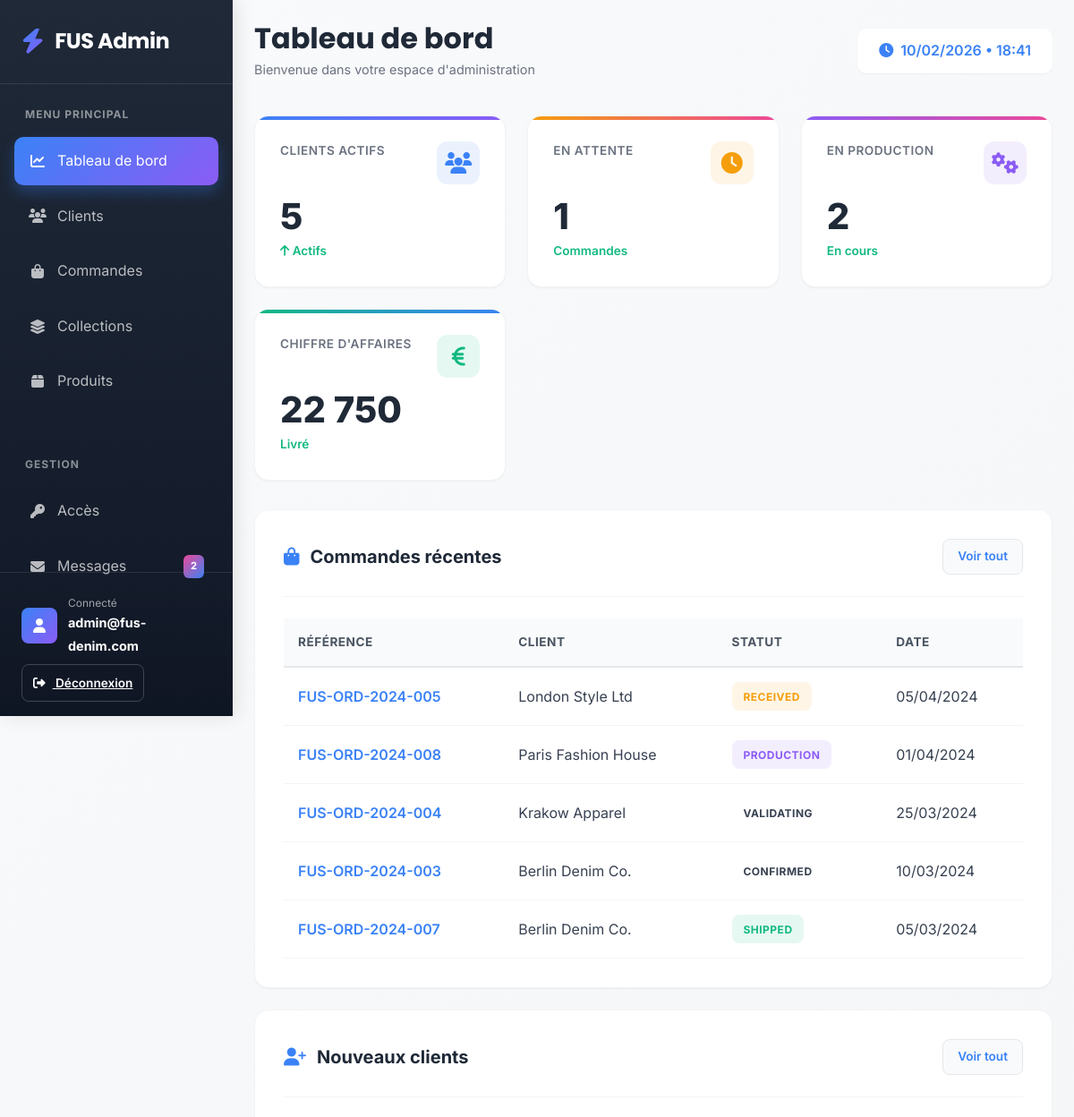
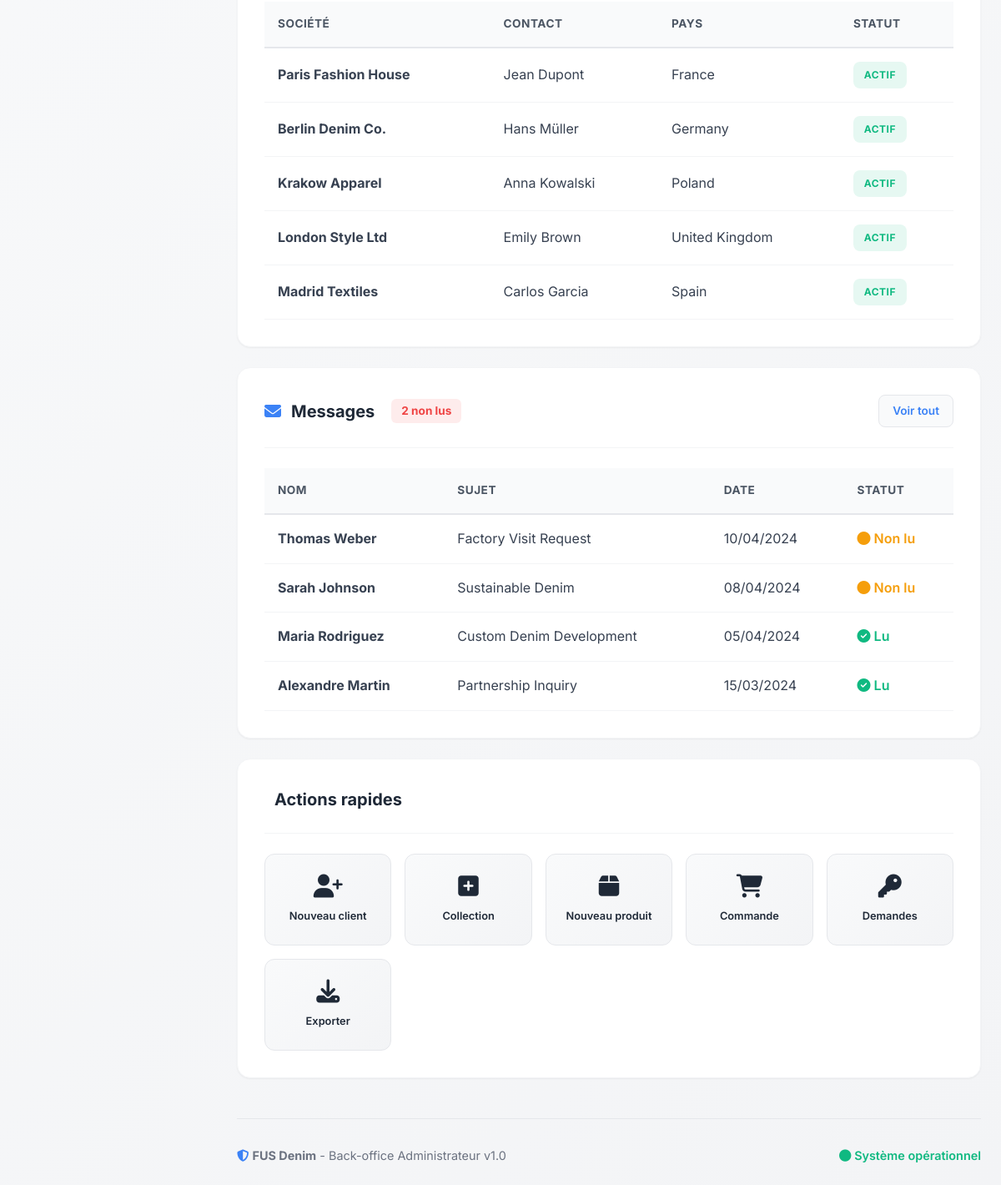
/dashboard.php (signed in), run on the app's committed database (2 pictures, top to bottom).
### tables this page shows
CREATE TABLE IF NOT EXISTS users (
    id INT PRIMARY KEY AUTO_INCREMENT,
    email VARCHAR(255) UNIQUE NOT NULL,
    password VARCHAR(255) NOT NULL,
    company_name VARCHAR(255),
    country VARCHAR(100),
    contact_person VARCHAR(255),
    phone VARCHAR(50),
    role ENUM('admin', 'client') DEFAULT 'client',
    is_active BOOLEAN DEFAULT TRUE,
    created_at TIMESTAMP DEFAULT CURRENT_TIMESTAMP,
    INDEX idx_email (email),
    INDEX idx_role (role),
    INDEX idx_active (is_active)
);

CREATE TABLE IF NOT EXISTS orders (
    id INT PRIMARY KEY AUTO_INCREMENT,
    client_id INT,
    reference VARCHAR(100) UNIQUE,
    status ENUM('received', 'validating', 'confirmed', 'production', 'shipped') DEFAULT 'received',
    total_items INT,
    total_value DECIMAL(10,2) DEFAULT 0.00,
    notes TEXT,
    shipping_address TEXT,
    estimated_delivery DATE,
    actual_delivery DATE,
    created_at TIMESTAMP DEFAULT CURRENT_TIMESTAMP,
    updated_at TIMESTAMP DEFAULT CURRENT_TIMESTAMP ON UPDATE CURRENT_TIMESTAMP,
    FOREIGN KEY (client_id) REFERENCES users(id) ON DELETE CASCADE,
    INDEX idx_client (client_id),
    INDEX idx_status (status),
    INDEX idx_reference_order (reference),
    INDEX idx_created (created_at)
);

CREATE TABLE IF NOT EXISTS contact_messages (
    id INT PRIMARY KEY AUTO_INCREMENT,
    name VARCHAR(255) NOT NULL,
    email VARCHAR(255) NOT NULL,
    subject VARCHAR(255),
    message TEXT NOT NULL,
    is_read BOOLEAN DEFAULT FALSE,
    submitted_at TIMESTAMP DEFAULT CURRENT_TIMESTAMP,
    INDEX idx_email_msg (email),
    INDEX idx_read (is_read),
    INDEX idx_submitted (submitted_at)
);

### dashboard.php (the view, shortened to what this page needs)
<?php
$database = new Database();
$conn = $database->getConnection();
$stats = [];
$result = $conn->query("SELECT COUNT(*) as count FROM users WHERE role = 'client' AND is_active = 1");
$stats['active_clients'] = $result->fetch_assoc()['count'];
$result = $conn->query("SELECT COUNT(*) as count FROM orders WHERE status = 'received'");
$stats['pending_orders'] = $result->fetch_assoc()['count'];
$result = $conn->query("SELECT COUNT(*) as count FROM orders WHERE status = 'production'");
$stats['production_orders'] = $result->fetch_assoc()['count'];
$result = $conn->query("SELECT COUNT(*) as count FROM access_requests WHERE status = 'pending'");
$stats['access_requests'] = $result->fetch_assoc()['count'];
$result = $conn->query("SELECT COUNT(*) as count FROM contact_messages WHERE is_read = 0");
$stats['unread_messages'] = $result->fetch_assoc()['count'];
$result = $conn->query("SELECT SUM(total_value) as total FROM orders WHERE status = 'shipped'");
$stats['total_revenue'] = $result->fetch_assoc()['total'] ?: 0;
$result = $conn->query("
    SELECT o.*, u.company_name
    FROM orders o
    JOIN users u ON o.client_id = u.id
    ORDER BY o.created_at DESC
    LIMIT 5
");
$recent_orders = [];
if ($result) {
    while($row = $result->fetch_assoc()) {
        $recent_orders[] = $row;
    }
}
$result = $conn->query("SELECT * FROM contact_messages ORDER BY submitted_at DESC LIMIT 5");
$recent_messages = [];
if ($result) {
    while($row = $result->fetch_assoc()) {
        $recent_messages[] = $row;
    }
}
$result = $conn->query("SELECT * FROM users WHERE role = 'client' ORDER BY created_at DESC LIMIT 5");
$recent_clients = [];
if ($result) {
    while($row = $result->fetch_assoc()) {
        $recent_clients[] = $row;
    }
}
?>
<!DOCTYPE html>
<html lang="fr">
<head>
    <link href="https://cdn.jsdelivr.net/npm/bootstrap@5.3.0-alpha1/dist/css/bootstrap.min.css" rel="stylesheet">
    <link rel="stylesheet" href="https://cdnjs.cloudflare.com/ajax/libs/font-awesome/6.4.0/css/all.min.css">
</head>
<body>
    <div class="sidebar">
        <div class="logo">
            <i class="fas fa-bolt"></i>
            <h2>FUS Admin</h2>
        </div>
        <div class="nav-section">
            <div class="nav-label">Menu Principal</div>
            <a href="dashboard.php" class="nav-item active">
                <i class="fas fa-chart-line"></i>
                <span>Tableau de bord</span>
            </a>
            <a href="clients.php" class="nav-item">
                <i class="fas fa-users"></i>
                <span>Clients</span>
            </a>
            <a href="order.php" class="nav-item">
                <i class="fas fa-shopping-bag"></i>
                <span>Commandes</span>
            </a>
            <a href="collection.php" class="nav-item">
                <i class="fas fa-layer-group"></i>
                <span>Collections</span>
            </a>
            <a href="products.php" class="nav-item">
                <i class="fas fa-box"></i>
                <span>Produits</span>
            </a>
        </div>
        <div class="nav-section">
            <div class="nav-label">Gestion</div>
            <a href="access_requests.php" class="nav-item">
                <i class="fas fa-key"></i>
                <span>Accès</span>
            </a>
            <a href="messages.php" class="nav-item">
                <i class="fas fa-envelope"></i>
                <span>Messages</span>
                <?php if ($stats['unread_messages'] > 0): ?>
                <span class="nav-badge"><?php echo $stats['unread_messages']; ?></span>
                <?php endif; ?>
            </a>
        </div>
        <div class="sidebar-user">
            <div class="user-card">
                <div class="user-avatar">
                    <i class="fas fa-user"></i>
                </div>
                <div class="user-info">
                    <small>Connecté</small>
                    <strong><?php echo htmlspecialchars(substr($_SESSION['user_email'], 0, 20)); ?></strong>
                </div>
            </div>
            <a href="login.php?action=logout" class="logout-btn">
                <i class="fas fa-sign-out-alt me-2"></i> Déconnexion
            </a>
        </div>
    </div>
    <div class="main-content">
        <div class="header">
            <div class="header-title">
                <h1>Tableau de bord</h1>
                <p>Bienvenue dans votre espace d'administration</p>
            </div>
            <div class="header-actions">
                <div class="time-display">
                </div>
            </div>
        </div>
        <div class="stats-grid">
            <div class="stat-box">
                <div class="stat-header">
                    <div class="stat-label">Clients actifs</div>
                    <div class="stat-icon">
                        <i class="fas fa-users"></i>
                    </div>
                </div>
                <div class="stat-value"><?php echo $stats['active_clients']; ?></div>
                <div class="stat-trend"><i class="fas fa-arrow-up"></i> Actifs</div>
            </div>
            <div class="stat-box">
                <div class="stat-header">
                    <div class="stat-label">En attente</div>
                    <div class="stat-icon">
                        <i class="fas fa-clock"></i>
                    </div>
                </div>
                <div class="stat-value"><?php echo $stats['pending_orders']; ?></div>
                <div class="stat-trend">Commandes</div>
            </div>
            <div class="stat-box">
                <div class="stat-header">
                    <div class="stat-label">En production</div>
                    <div class="stat-icon">
                        <i class="fas fa-cogs"></i>
                    </div>
                </div>
                <div class="stat-value"><?php echo $stats['production_orders']; ?></div>
                <div class="stat-trend">En cours</div>
            </div>
            <div class="stat-box">
                <div class="stat-header">
                    <div class="stat-label">Chiffre d'affaires</div>
                    <div class="stat-icon">
                        <i class="fas fa-euro-sign"></i>
                    </div>
                </div>
                <div class="stat-value"><?php echo number_format($stats['total_revenue'], 0, ',', ' '); ?></div>
                <div class="stat-trend">Livré</div>
            </div>
        </div>
        <div class="content-grid">
            <div class="card-modern">
                <div class="card-header">
                    <div class="card-title">
                        <i class="fas fa-shopping-bag"></i> Commandes récentes
                    </div>
                    <a href="orders.php" class="card-action">Voir tout</a>
                </div>
                <?php if (!empty($recent_orders)): ?>
                <div class="table-wrapper">
                    <table class="table-modern">
                        <thead>
                            <tr>
                                <th>Référence</th>
                                <th>Client</th>
                                <th>Statut</th>
                                <th>Date</th>
                            </tr>
                        </thead>
                        <tbody>
                            <?php foreach($recent_orders as $order): ?>
                            <tr>
                                <td>
                                    <a href="order_view.php?id=<?php echo $order['id']; ?>">
                                        <?php echo htmlspecialchars($order['reference']); ?>
                                    </a>
                                </td>
                                <td><?php echo htmlspecialchars(substr($order['company_name'], 0, 25)); ?></td>
                                <td>
                                    <span class="status-badge badge-<?php echo $order['status']; ?>">
                                        <?php echo ucfirst($order['status']); ?>
                                    </span>
                                </td>
                                <td><?php echo date('d/m/Y', strtotime($order['created_at'])); ?></td>
                            </tr>
                            <?php endforeach; ?>
                        </tbody>
                    </table>
                </div>
                <?php endif; ?>
            </div>
            <div class="card-modern">
                <div class="card-header">
                    <div class="card-title">
                        <i class="fas fa-user-plus"></i> Nouveaux clients
                    </div>
                    <a href="clients.php" class="card-action">Voir tout</a>
                </div>
                <?php if (!empty($recent_clients)): ?>
                <div class="table-wrapper">
                    <table class="table-modern">
                        <thead>
                            <tr>
                                <th>Société</th>
                                <th>Contact</th>
                                <th>Pays</th>
                                <th>Statut</th>
                            </tr>
                        </thead>
                        <tbody>
                            <?php foreach($recent_clients as $client): ?>
                            <tr>
                                <td><strong><?php echo htmlspecialchars(substr($client['company_name'], 0, 25)); ?></strong></td>
                                <td><?php echo htmlspecialchars(substr($client['contact_person'], 0, 20)); ?></td>
                                <td><?php echo htmlspecialchars($client['country']); ?></td>
                                <td>
                                    <span class="status-badge <?php echo $client['is_active'] ? 'badge-active' : 'badge-inactive'; ?>">
                                        <?php echo $client['is_active'] ? 'Actif' : 'Inactif'; ?>
                                    </span>
                                </td>
                            </tr>
                            <?php endforeach; ?>
                        </tbody>
                    </table>
                </div>
                <?php endif; ?>
            </div>
            <div class="card-modern">
                <div class="card-header">
                    <div class="card-title">
                        <i class="fas fa-envelope"></i> Messages
                        <?php if ($stats['unread_messages'] > 0): ?>
                        <span style="margin-left: 0.5rem; padding: 0.25rem 0.75rem; background: rgba(239, 68, 68, 0.1); color: #EF4444; border-radius: 6px; font-size: 0.85rem; font-weight: 700;">
                            <?php echo $stats['unread_messages']; ?> non lus
                        </span>
                        <?php endif; ?>
                    </div>
                    <a href="messages.php" class="card-action">Voir tout</a>
                </div>
                <?php if (!empty($recent_messages)): ?>
                <div class="table-wrapper">
                    <table class="table-modern">
                        <thead>
                            <tr>
                                <th>Nom</th>
                                <th>Sujet</th>
                                <th>Date</th>
                                <th>Statut</th>
                            </tr>
                        </thead>
                        <tbody>
                            <?php foreach($recent_messages as $message): ?>
                            <tr>
                                <td><strong><?php echo htmlspecialchars($message['name']); ?></strong></td>
                                <td title="<?php echo htmlspecialchars($message['subject'] ?? 'Sans sujet'); ?>">
                                    <?php echo htmlspecialchars(substr($message['subject'] ?? 'Sans sujet', 0, 30)); ?>
                                </td>
                                <td><?php echo date('d/m/Y', strtotime($message['submitted_at'])); ?></td>
                                <td>
                                    <?php if ($message['is_read']): ?>
                                        <span style="color: var(--accent-4); font-weight: 600;">
                                            <i class="fas fa-check-circle"></i> Lu
                                        </span>
                                    <?php else: ?>
                                        <span style="color: var(--accent-5); font-weight: 600;">
                                            <i class="fas fa-circle"></i> Non lu
                                        </span>
                                    <?php endif; ?>
                                </td>
                            </tr>
                            <?php endforeach; ?>
                        </tbody>
                    </table>
                </div>
                <?php endif; ?>
            </div>
            <div class="card-modern">
                <div class="card-header">
                    <div class="card-title">
                        <i class="fas fa-lightning-bolt"></i> Actions rapides
                    </div>
                </div>
                <div class="quick-actions">
                    <a href="client_create.php" class="action-btn">
                        <i class="fas fa-user-plus"></i>
                        <span>Nouveau client</span>
                    </a>
                    <a href="collection_create.php" class="action-btn">
                        <i class="fas fa-plus-square"></i>
                        <span>Collection</span>
                    </a>
                    <a href="product_create.php" class="action-btn">
                        <i class="fas fa-box"></i>
                        <span>Nouveau produit</span>
                    </a>
                    <a href="order.php?action=new" class="action-btn">
                        <i class="fas fa-shopping-cart"></i>
                        <span>Commande</span>
                    </a>
                    <a href="access_requests.php" class="action-btn">
                        <i class="fas fa-key"></i>
                        <span>Demandes</span>
                    </a>
                    <a href="export_orders.php" class="action-btn">
                        <i class="fas fa-download"></i>
                        <span>Exporter</span>
                    </a>
                </div>
            </div>
        </div>
        <div class="footer">
            <div>
                <i class="fas fa-shield-alt" style="color: var(--accent-1);"></i>
                <strong>FUS Denim</strong> - Back-office Administrateur v1.0
            </div>
            <div>
                <span class="system-status">
                    <i class="fas fa-circle"></i> Système opérationnel
                </span>
            </div>
        </div>
    </div>
</body>
</html>

### data on the page
users: id "2", is_active "1", company_name "Paris Fashion House", contact_person "Jean Dupont", country "France", shows "ACTIF"
orders: reference "FUS-ORD-2024-005", client.company_name "London Style Ltd", status "RECEIVED", created_at "05/04/2024"
orders: reference "FUS-ORD-2024-008", client.company_name "Paris Fashion House", status "PRODUCTION", created_at "01/04/2024"
orders: reference "FUS-ORD-2024-004", client.company_name "Krakow Apparel", status "VALIDATING", created_at "25/03/2024"
orders: reference "FUS-ORD-2024-003", client.company_name "Berlin Denim Co.", status "CONFIRMED", created_at "10/03/2024"
orders: reference "FUS-ORD-2024-007", client.company_name "Berlin Denim Co.", status "SHIPPED", created_at "05/03/2024"
users: company_name "Berlin Denim Co.", contact_person "Hans Müller", country "Germany", is_active "ACTIF"
users: company_name "Krakow Apparel", contact_person "Anna Kowalski", country "Poland", is_active "ACTIF"
users: company_name "London Style Ltd", contact_person "Emily Brown", country "United Kingdom", is_active "ACTIF"
users: company_name "Madrid Textiles", contact_person "Carlos Garcia", country "Spain", is_active "ACTIF"
contact_messages: name "Thomas Weber", subject "Factory Visit Request", submitted_at "10/04/2024", is_read 0 (drawn)
contact_messages: name "Sarah Johnson", subject "Sustainable Denim", submitted_at "08/04/2024", is_read 0 (drawn)
contact_messages: name "Maria Rodriguez", subject "Custom Denim Development", submitted_at "05/04/2024", is_read 1 (drawn)
contact_messages: name "Alexandre Martin", subject "Partnership Inquiry", submitted_at "15/03/2024", is_read 1 (drawn)

### other printed values
substr($_SESSION['user_email'], 0, 20) "admin@fus-denim.com"
$stats['active_clients'] "5"
$stats['total_revenue'] "22 750"
